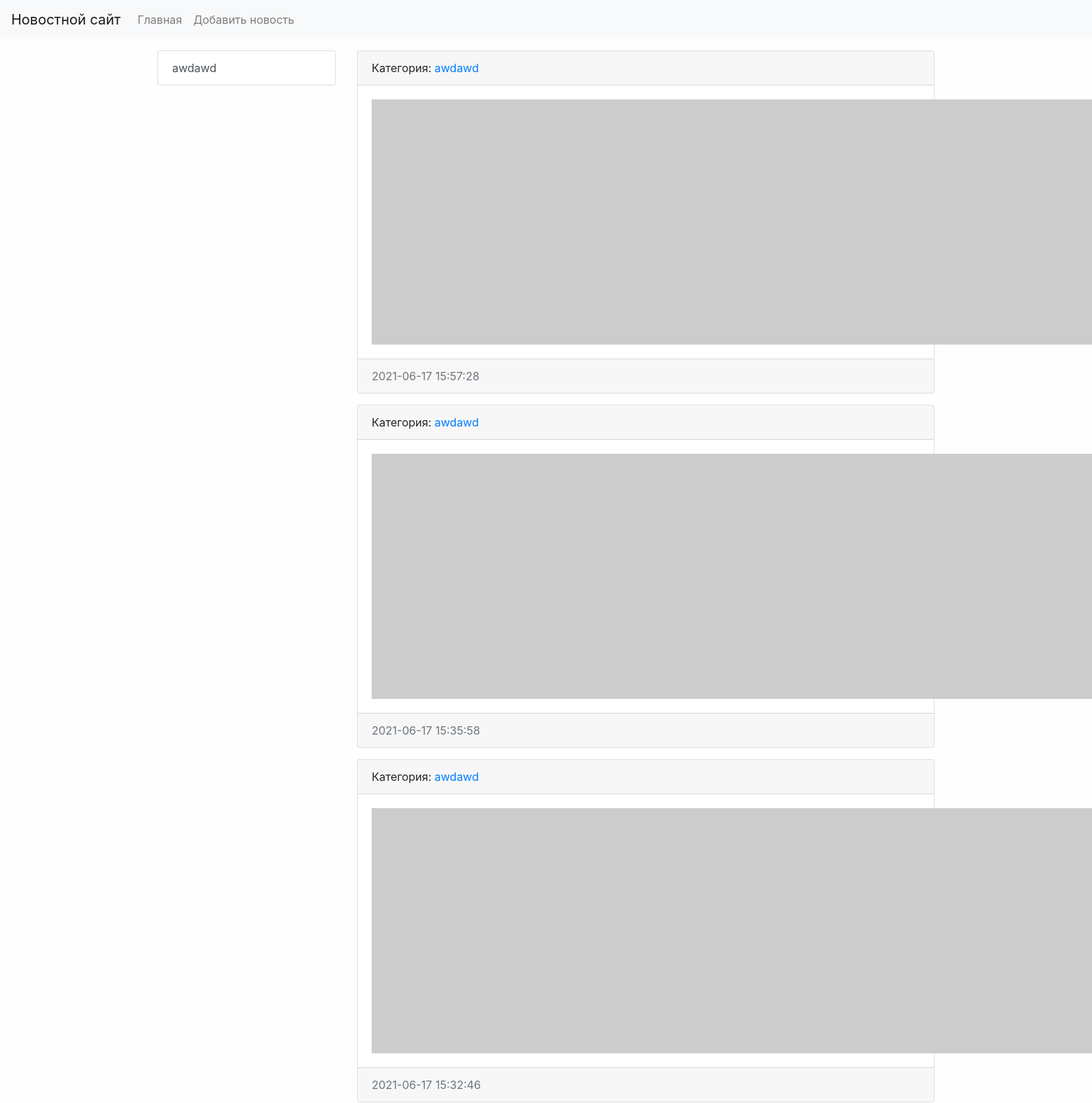
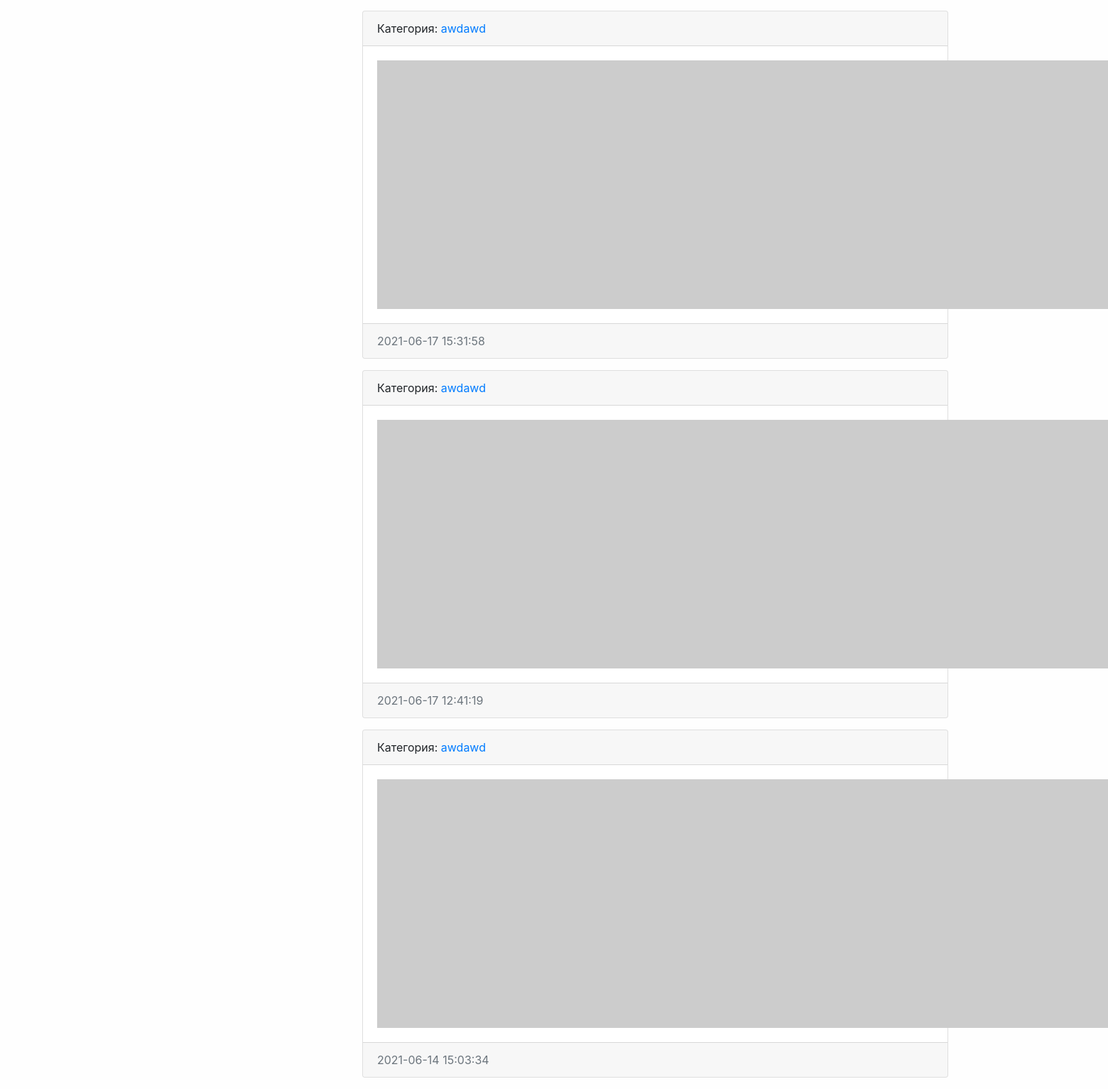
The page /category/1/ on the database as committed earlier (2 pictures, top to bottom).
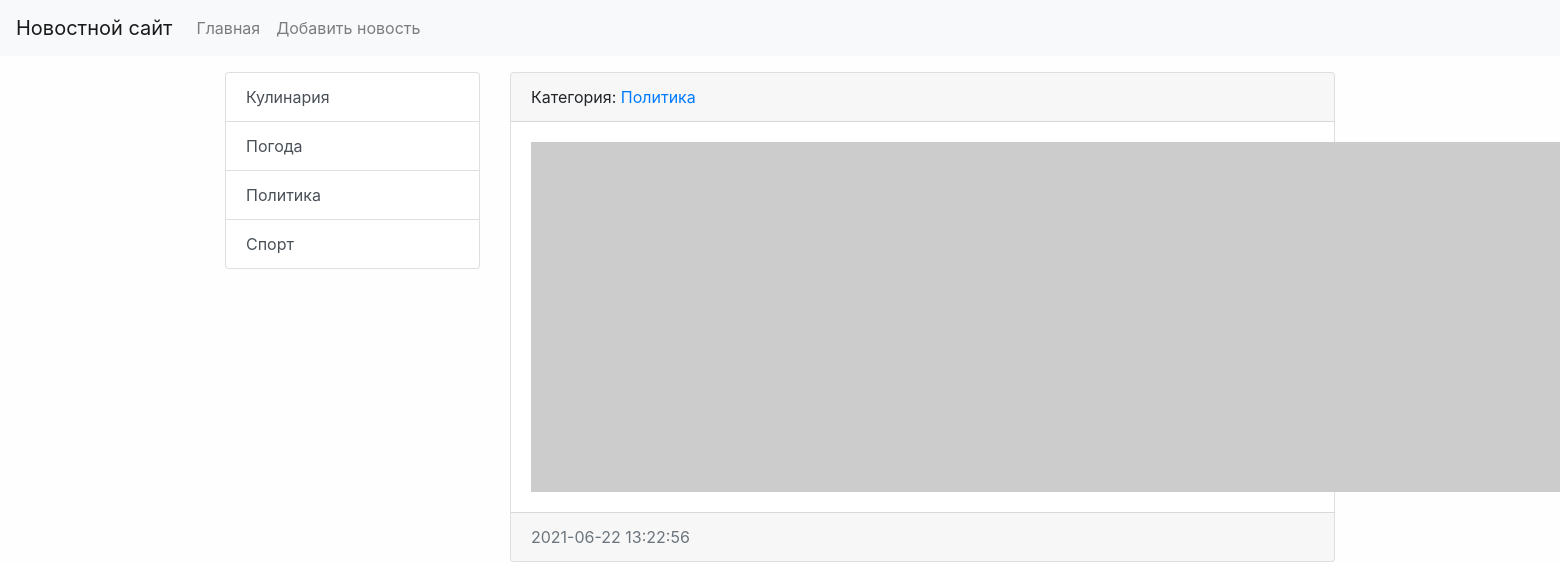
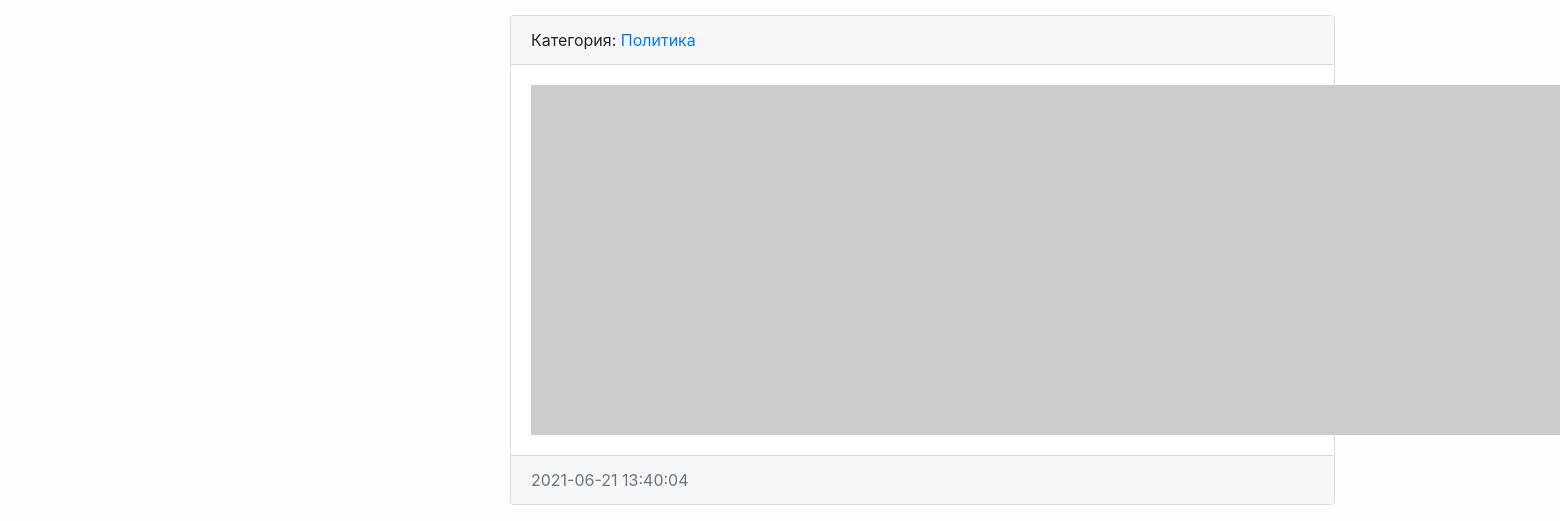
The same page on the database as committed later (2 pictures, top to bottom).
### news/models.py (models this page shows, shortened)
class Category(models.Model):
    title = models.CharField(max_length=150, db_index=True, verbose_name='Наименование категории')
    def get_absolute_url(self):
        return reverse('category', kwargs={"category_id": self.pk})
    def __str__(self):
        return self.title
    class Meta:
        verbose_name = 'Категория'
        verbose_name_plural = 'Категории'
        ordering = ['title']

class News(models.Model):
    title = models.CharField(max_length=150, verbose_name='Наименование')
    content = models.TextField(blank=True, verbose_name='Контент')
    created_at = models.DateTimeField(auto_now_add=True, verbose_name='Дата публикации')
    updated_at = models.DateTimeField(auto_now=True, verbose_name='Обновлено')
    photo = models.ImageField(upload_to='photos/%Y/%m/%d/', verbose_name='Фото', blank=True)
    is_published = models.BooleanField(default=True, verbose_name='Опубликовано')
    category = models.ForeignKey('Category', on_delete=models.PROTECT, verbose_name='Категория')
    def get_absolute_url(self):
        return reverse('view_news', kwargs={"pk": self.pk})
    class Meta:
        verbose_name = 'Новость'
        verbose_name_plural = 'Новости'
        ordering = ['-created_at']

### news/views.py (the view)
# urls.py: path('category/<int:category_id>/', NewsByCategory.as_view(), name='category'),
class NewsByCategory(ListView):
    model = News
    template_name = 'news/home_news_list.html'
    context_object_name = 'news'
    def get_context_data(self, *, object_list=None, **kwargs):
        context = super().get_context_data(**kwargs)
        context['title'] = Category.objects.get(pk=self.kwargs['category_id'])
        return context
    def get_queryset(self):
        return News.objects.filter(category_id=self.kwargs['category_id'])

### news/templatetags/news_tags.py (called while the page is built)
@register.inclusion_tag('news/list_categories.html')
def show_categories(arg1='Hello', arg2='world'):
    categories = Category.objects.all()
    return {"categories": categories, "arg1": arg1, "arg2": arg2}

### news/templates/news/news_list.html (shortened to what this page needs)
{% extends 'base.html' %}
{% block sidebar %}
{% include 'inc/_sidebar.html' %}
{% endblock %}
{% block content %}
{% for item in object_list %}
<div class="card mb-3">
    <div class="card-header">
        Категория: <a href="{{ item.category.get_absolute_url }}">{{ item.category }}</a>
    </div>
    <div class="card-body">
        <div class="media">
            {% if item.photo %}
            <img src="{{ item.photo.url }}" alt="" width="350" class="mr-3">
            {% else %}
            <img src="https://picsum.photos/id/1060/350/235/?blur=2" alt="" class="mr-3">
            {% endif %}
        </div>
    </div>
    <div class="card-footer text-muted">
        {{ item.created_at|date:"Y-m-d H:i:s" }}
    </div>
</div>
{% endfor %}
{% endblock %}

### news/templates/news/list_categories.html
<div class="list-group">
    {% for item in categories %}
    <a href="{{ item.get_absolute_url }}" class="list-group-item list-group-item-action">{{ item.title }}</a>
    {% endfor %}
</div>

Rows that differ between the two databases and show on the page:
removed News: category "awdawd", created_at "2021-06-17 15:57:28"
removed News: category "awdawd", created_at "2021-06-17 15:35:58"
removed News: category "awdawd", created_at "2021-06-17 15:32:46"
no longer on this page (row edited): News: category "awdawd", created_at "2021-06-17 15:31:58"
removed News: category "awdawd", created_at "2021-06-17 12:41:19"
no longer on this page (row edited): News: category "awdawd", created_at "2021-06-14 15:03:34"
added Category: title "Кулинария"
added Category: title "Погода"
changed Category: title "awdawd" → "Политика"
added Category: title "Спорт"
added News: category "Политика", created_at "2021-06-22 13:22:56"
added News: category "Политика", created_at "2021-06-21 13:40:04"
